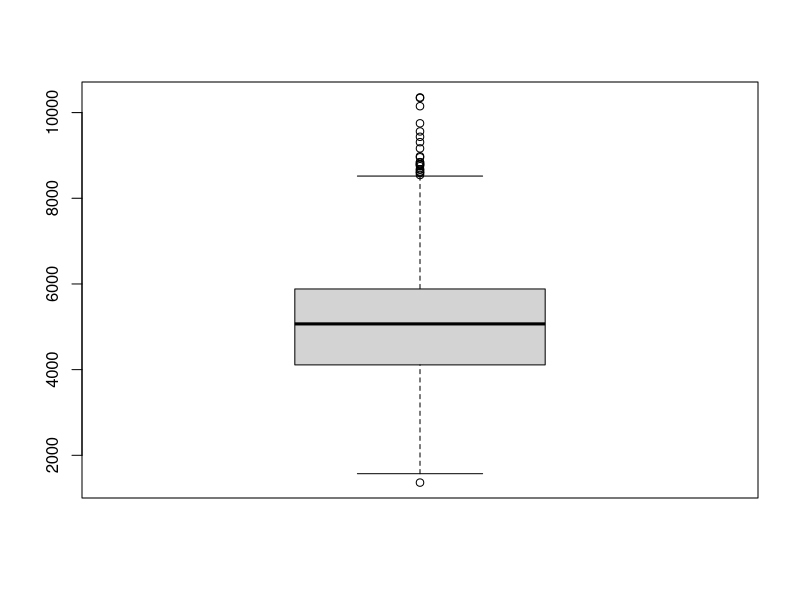
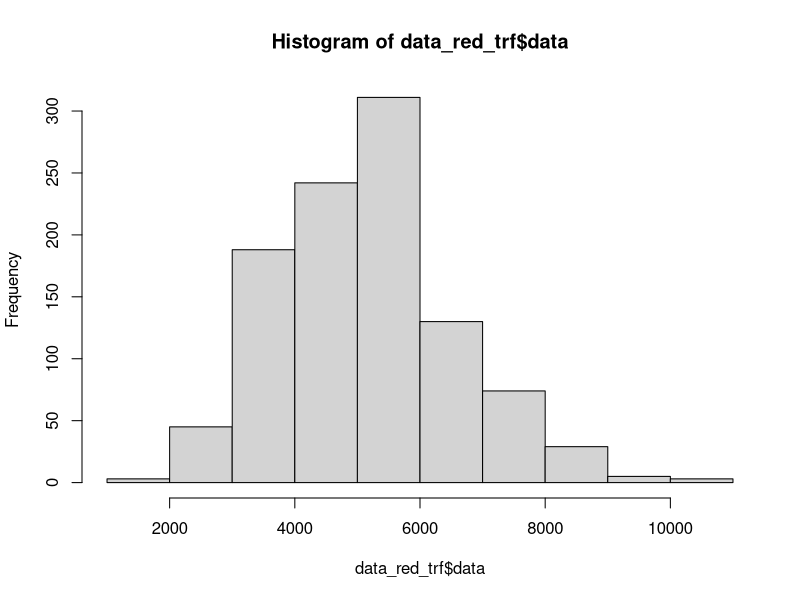
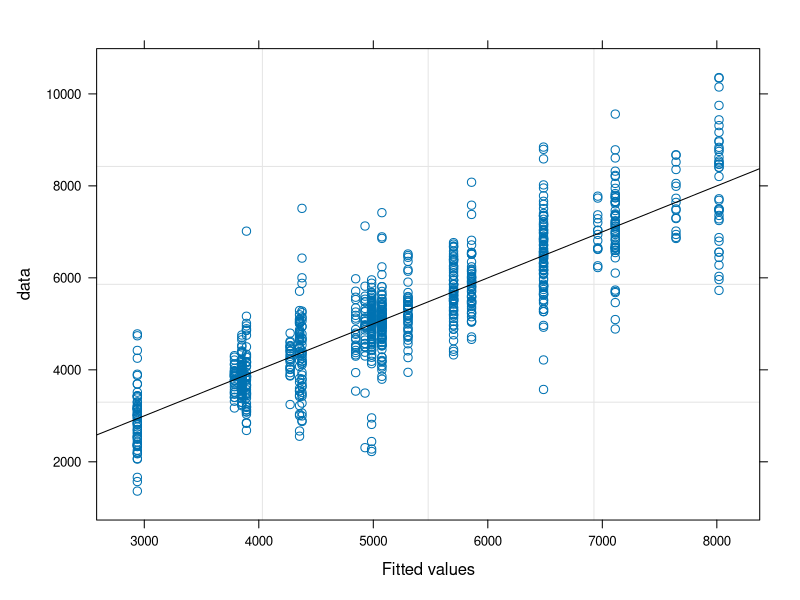
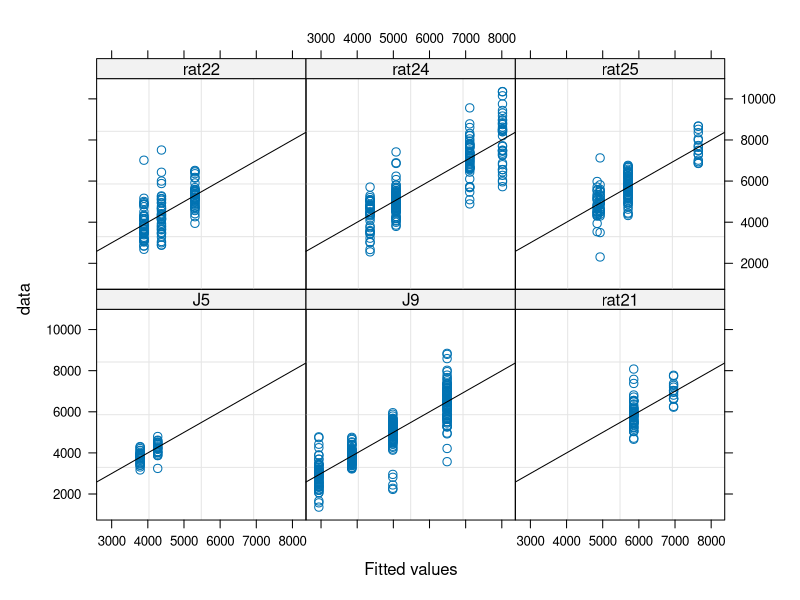
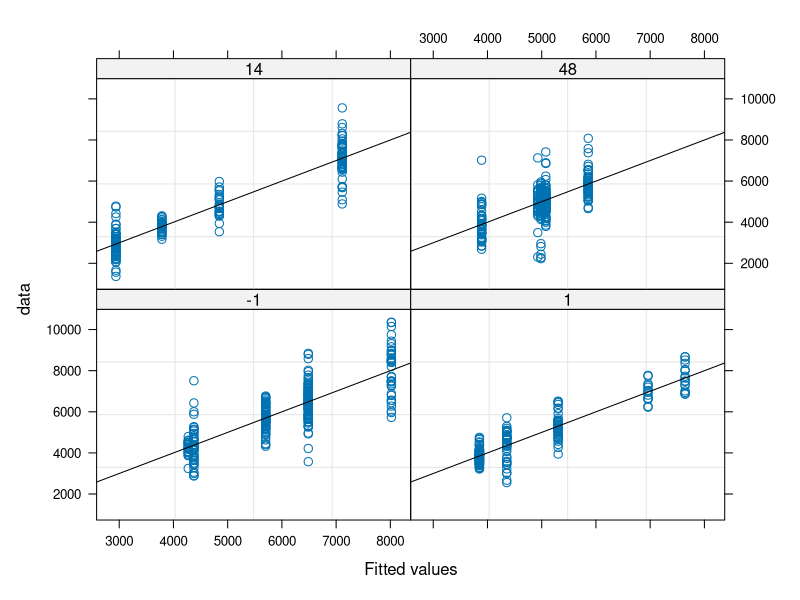
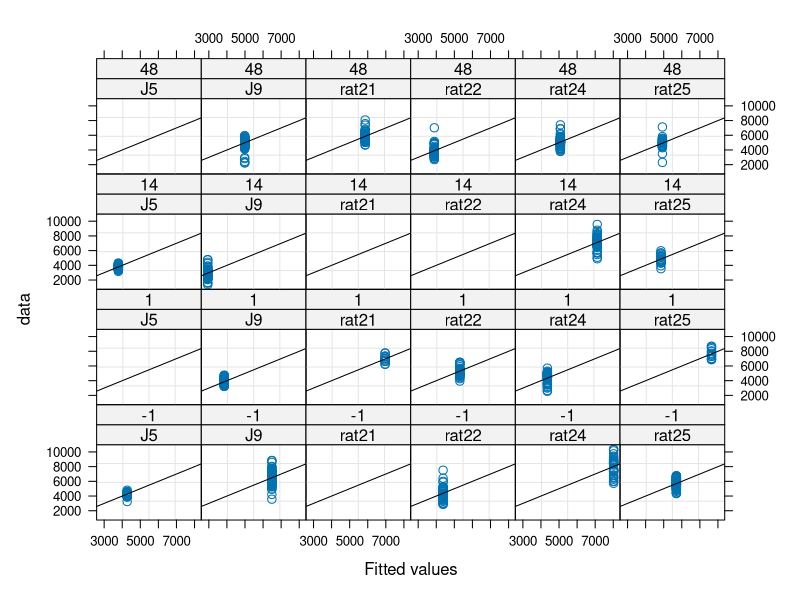
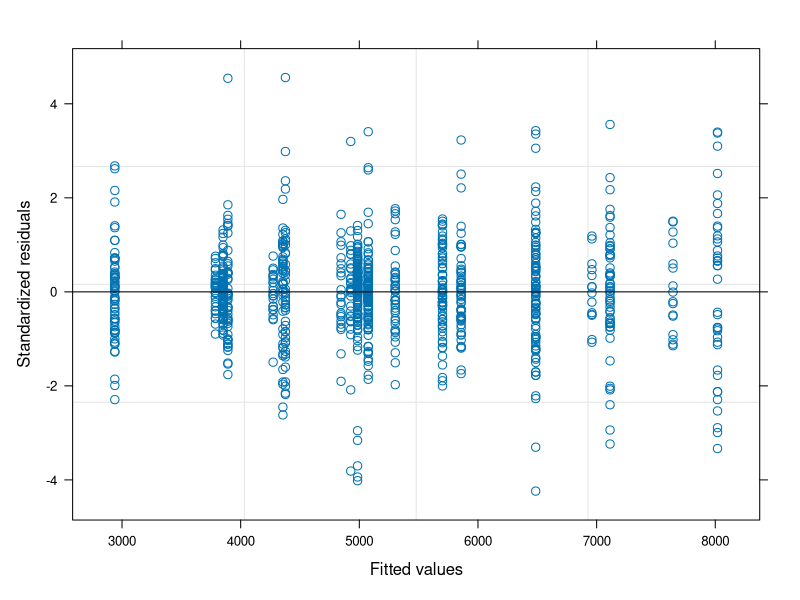
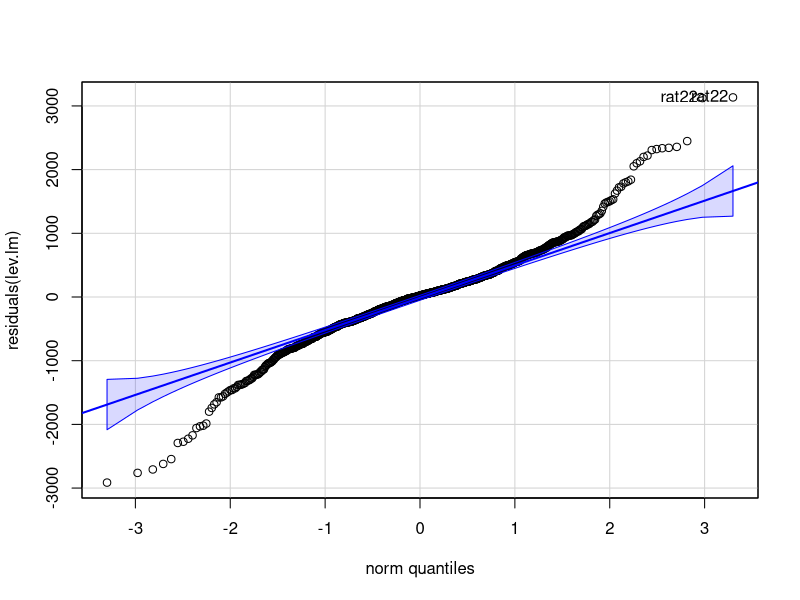

These figures' R source, in order:
require(nlme)
require(graphics)
require(car)
require(MASS)

library(multcomp)

setwd("./")

# empty environment
rm(list=ls())

# load data
data_all = read.csv("./joints_stanceMid.csv")

####################################################################################

# desired joints
desJointsName <- "hip"
desJoints     <- as.factor(desJointsName);

# desired days
desDays     <- as.factor(c("-1","1","14","48"));

# desired subjects
desRatID <- as.factor(c("rat21","rat22","rat24","rat25","J5","J9"))

# extract data
data_red <- data_all[data_all$ratID %in% desRatID & data_all$joint %in% desJoints & data_all$des_days %in% desDays,]

data_red$ratID    <- factor(data_red$ratID)
data_red$joint    <- factor(data_red$joint)

data_red$des_days <- as.factor(data_red$des_days)

# Data transformation
data_red_trf      <- data_red
data_red_trf$data <- (data_red_trf$data)^(2)

boxplot(data_red_trf$data)
hist(data_red_trf$data,breaks=10)

############################### Fit model ##########################################

lCtr <- lmeControl(maxIter = 5000, niterEM = 500, msMaxIter=1000, msMaxEval=1000, msVerbose = FALSE, opt = 'optim')

# Days (and intercept) as a random variable (to account for the variability cross subjects)
lev.lm_nonNest_r  <- lme(data ~ des_days, random = ~des_days|ratID, data=data_red_trf, na.action=na.omit, method = "ML", control=lCtr)

lev.lm <- lev.lm_nonNest_r
summary(lev.lm)

############################ assumptions ############################

#### Fitted values

plot(lev.lm, data~fitted(.), abline = c(0,1)) 
plot(lev.lm, data~fitted(.)|ratID, abline = c(0,1))
plot(lev.lm, data~fitted(.)|des_days, abline = c(0,1))
plot(lev.lm, data~fitted(.)|ratID*des_days, abline = c(0,1))


#### Residuals (should have constant variance and be normally distributed)

plot(lev.lm)                       # Residuals (should have constant variance)
qqp(residuals(lev.lm),"norm")      # Residuals (should be normally distributed)

boxplot(residuals(lev.lm))

myx <- seq(min(residuals(lev.lm)), max(residuals(lev.lm)), length.out= 100)
myhist <- hist(residuals(lev.lm),breaks=20)
multiplier <- myhist$counts / myhist$density

varMean <- lev.lm$sigma * mean(fitted(lev.lm)) ^ (2*lev.lm$modelStruct$varStruct)
normal <- dnorm(x = myx, mean = 0, sd = sqrt(varMean))

normal <- dnorm(x = myx, mean = 0, sd = lev.lm$sigma)

lines(myx, normal* multiplier[1], col = "blue", lwd = 2)

shapiro.test(residuals(lev.lm))


#### Random effects (should be normally distributed)

randBase <- ranef(lev.lm)

randEff <- randBase$`(Intercept)`
qqp( randEff )                         # Random effects (should be notmally distributed)
myx <- seq(min(randEff), max(randEff), length.out= 100)
myhist <- hist(randEff)
multiplier <- myhist$counts / myhist$density
normal <- dnorm(x = myx, mean = 0, sd = as.numeric(VarCorr(lev.lm)[1,2]) )
lines(myx, normal*multiplier[1], col = "blue", lwd = 2)

shapiro.test(randEff)

randEff <- randBase$des_days1
qqp( randEff )  

randEff <- randBase$des_days14
qqp( randEff )  

randEff <- randBase$des_days48
qqp( randEff )  

#############################################################################
################################ PREDICTIONS ################################
#############################################################################

# unique values of the factors
pred <- expand.grid(joint=unique(data_red$joint),des_days=unique(data_red$des_days))

# polulation level (level=0) predictions
y=predict(lev.lm, level=0, newdata=pred)
pred$pred_val = y

pred <- pred[order(pred$joint, pred$des_days),]

############ Compute menas ############
# remove non-used columns and NaN
dat_lev.small <- data_red_trf[,c("ratID","joint","des_days","data")]
dat_lev.small <- dat_lev.small[!is.na(dat_lev.small$data),]

# mean over gait cycle and rats
data_red.mean <- aggregate(dat_lev.small$data, by = list(dat_lev.small$joint, dat_lev.small$des_days), FUN = 'mean')
colnames(data_red.mean) <- c("joint","des_days","data_mean")

data_red.mean <- data_red.mean[order(data_red.mean$joint, data_red.mean$des_days),]

pred$data_mean = data_red.mean$data_mean
pred$diff      = pred$pred_val - pred$data_mean
pred$diff_perc = pred$diff/pred$data_mean*100

# mean over gait cycles for each rat
data_red.meanSbj <- aggregate(dat_lev.small$data, by = list(dat_lev.small$ratID, dat_lev.small$joint, dat_lev.small$des_days), FUN = 'mean')
colnames(data_red.meanSbj) <- c("ratID","joint","des_days","data_mean")

# Mean of the means
data_red.meanSbjAll <- aggregate(data_red.meanSbj$data_mean, by = list(data_red.meanSbj$joint, data_red.meanSbj$des_days), FUN = 'mean')
colnames(data_red.meanSbjAll) <- c("joint","des_days","data_mean")

pred$data_mean2 = data_red.meanSbjAll$data_mean

pred$diff2      = pred$pred_val - pred$data_mean2
pred$diff_perc2 = pred$diff2/pred$data_mean2*100


###############################################################################
############################# PREDICTIONS SUBJECTS ############################
###############################################################################

# unique values of the factors
pred.sbj <- expand.grid(ratID=unique(data_red$ratID), joint=unique(data_red$joint), des_days=unique(data_red$des_days))

# polulation level (level=0) predictions
y=predict(lev.lm, level=1, newdata=pred.sbj)
pred.sbj$pred_val = y

pred.sbj <- pred.sbj[order(pred.sbj$ratID, pred.sbj$joint, pred.sbj$des_days),]

############ Compute menas ############
# remove non-used columns and NaN
dat_lev.small <- data_red_trf[,c("ratID","joint","des_days","data")]
dat_lev.small <- dat_lev.small[!is.na(dat_lev.small$data),]

# mean over gait cycles
data_red.mean <- aggregate(dat_lev.small$data, by = list(dat_lev.small$ratID, dat_lev.small$joint, dat_lev.small$des_days), FUN = 'mean')
colnames(data_red.mean) <- c("ratID","joint","des_days","data_mean")

data_red.mean <- data_red.mean[order(data_red.mean$ratID, data_red.mean$joint, data_red.mean$des_days),]

pred.sbj$data_mean <- NA
for(i in 1:dim(pred.sbj)[1]){
  for(j in 1:dim(data_red.mean)[1]){
    if( all(pred.sbj[i,1:3]==data_red.mean[j,1:3]) ){
      pred.sbj[i,]$data_mean<-data_red.mean[j,]$data_mean
    }
  }
}
pred.sbj$data_mean <- as.numeric(pred.sbj$data_mean)

pred.sbj$diff      = pred.sbj$pred_val - pred.sbj$data_mean
pred.sbj$diff_perc = pred.sbj$diff/pred.sbj$data_mean*100


############################ Post-hoc (time as factor) ############################

ph_conditional <- c("des_days1  = 0",
                    "des_days14 = 0",
                    "des_days48 = 0");

lev.ph <- glht(lev.lm, linfct = ph_conditional);
summary(lev.ph, test=adjusted("bonferroni"))
